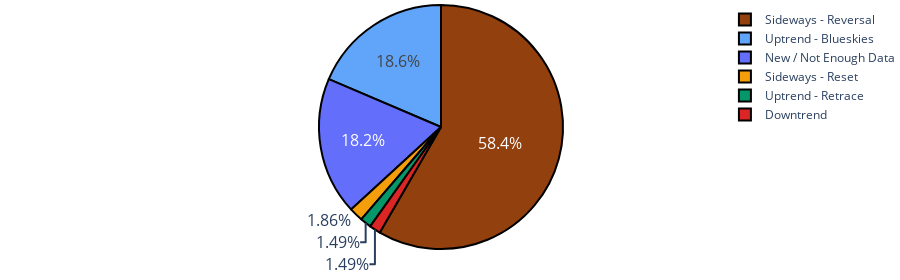

Source (notebook cell):
### Code cell
# Trend of Trends Pie Graph
colors = ["#60A5FA","#059669","#F59E0B", "#92400E", "#DC2626"]
lacking = 1-bluesky[-1]-retrace[-1]-reset[-1]-reversal[-1]-downtrend[-1]
trends = ["Uptrend - Blueskies","Uptrend - Retrace", "Sideways - Reset", "Sideways - Reversal","Downtrend", "New / Not Enough Data"]

pie_trends = [bluesky[-1],retrace[-1],reset[-1],reversal[-1],downtrend[-1],lacking]
pie_fig = px.pie(names=trends,values=pie_trends)
pie_fig.update_layout(margin=dict(l=0, r=0, t=0, b=0))
pie_fig.update_layout(height=280)
pie_fig.update_traces(hoverinfo='label+percent', textfont_size=16,
                  marker=dict(colors=colors, line=dict(color='#000000', width=2)))

### Figure 1 — Plotly figure (JSON) as saved in the notebook; plotly's stock layout.template omitted (floating-point values rounded to 4 significant figures)
{"data": [{"domain": {"x": [0, 1], "y": [0, 1]}, "hoverinfo": "label+percent", "hovertemplate": "label=%{label}<br>value=%{value}<extra></extra>", "labels": ["Uptrend - Blueskies", "Uptrend - Retrace", "Sideways - Reset", "Sideways - Reversal", "Downtrend", "New / Not Enough Data"], "legendgroup": "", "marker": {"colors": ["#60A5FA", "#059669", "#F59E0B", "#92400E", "#DC2626"], "line": {"color": "#000000", "width": 2}}, "name": "", "showlegend": true, "textfont": {"size": 16}, "type": "pie", "values": [0.1859, 0.01487, 0.01859, 0.5836, 0.01487, 0.1822]}], "layout": {"height": 280, "legend": {"tracegroupgap": 0}, "margin": {"b": 0, "l": 0, "r": 0, "t": 0}}}
